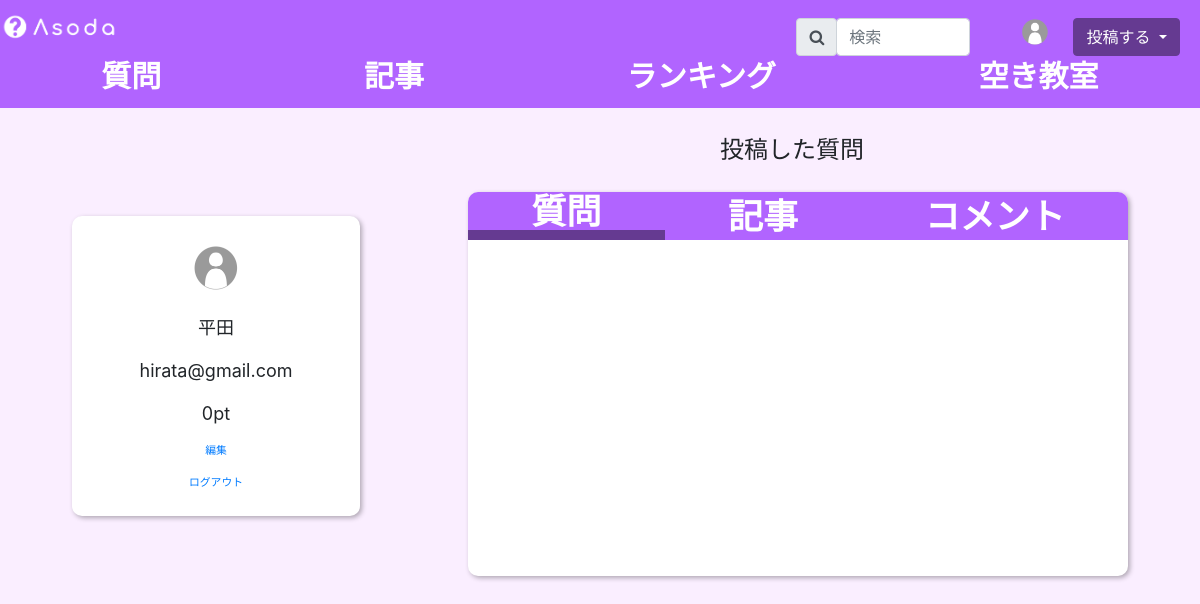
The app's page /src/profile_question.php (signed in) with its own data.
### tables this page shows
CREATE TABLE users(
  user_id       INT AUTO_INCREMENT,
  user_name     VARCHAR(128) NOT NULL,
  user_icon     VARCHAR(128) DEFAULT './images/default_icon.png',
  user_mail     VARCHAR(128) NOT NULL UNIQUE,
  user_pass     VARCHAR(256) NOT NULL,
  user_point    INT NOT NULL DEFAULT 0,
  point_sum     INT NOT NULL DEFAULT 0,
  user_level    INT NOT NULL DEFAULT 0,
  user_profile  VARCHAR(300) NOT NULL,
  thema_color_id     INT NOT NULL DEFAULT 1,
  PRIMARY KEY (user_id),
  FOREIGN KEY(thema_color_id) REFERENCES thema_colors(thema_color_id)
);

### src/dao/users.php (called while the page is built, shortened)
<?php
  class Users{
    private $pdo;
    public function __construct() {
      require_once('connection.php');
      $connection = new Connection();
      $this->pdo = $connection->getPdo();
    }
    public function getUserIconPathById($id){
      $sql = "SELECT user_icon FROM users WHERE user_id=?";
      $ps = $this->pdo->prepare($sql);
      $ps->bindValue(1, $id, PDO::PARAM_INT);
      $ps->execute();
      $result = $ps->fetchAll(PDO::FETCH_ASSOC);
      if(empty($result)){
        echo '指定したIDに該当するデータはありません。';
      }else{
        foreach($result as $row){
          $imagePath=$row['user_icon'];
        }
      }
      return $imagePath;
    }
  }
?>

### src/dao/connection.php (called while the page is built, shortened)
<?php
  class Connection {
    private $pdo;
    private $dsn = 'mysql:dbname=asoda;host=localhost';
    private $username = 'root';
    private $password = 'root';
    public function __construct() {
      try{
        $this->pdo = new PDO($this->dsn, $this->username, $this->password);
      }catch (PDOException $e){
        print('Error:'.$e->getMessage());
        die();
      }
    }
    public function getPdo(){
      return $this->pdo;
    }
  }
?>

### src/profile_question.php (the view, shortened to what this page needs)
<?php
function h($s){
  return htmlspecialchars($s, ENT_QUOTES, 'utf-8');
}
$id=$_SESSION['user_id'];
  $pdo = new PDO(DSN, DB_USER, DB_PASS);
  $stmt = $pdo->prepare('select * from users where user_id = ?');
  $stmt->execute([$id]);
  $row = $stmt->fetch(PDO::FETCH_ASSOC);
?>
<!DOCTYPE html>
<html lang="ja">
<head>
  <link rel="stylesheet"  href="./css/Profile_question.css?<?php echo date('YmdHis'); ?>">
  <link rel="stylesheet" href="https://stackpath.bootstrapcdn.com/bootstrap/4.5.0/css/bootstrap.min.css">
  <link rel="stylesheet" href="https://cdnjs.cloudflare.com/ajax/libs/font-awesome/4.7.0/css/font-awesome.min.css">
</head>
<body class="body">
    <div class="header_size">
      <?php
        require_once('./dao/Users.php');
        $users = new Users;
        if (!empty($_SESSION['user_id'])) {
          $USESR_ID = $_SESSION['user_id'];
          $userIconPath = $users->getUserIconPathById($USESR_ID);
        }
      ?>
      <div class="horizontal">
        <a href="./questiontimeline.php">
          <img class="logo" src="./images/logo.png" height="60" alt="ロゴ">
        </a>
        <div class="right">
          <div class="input-group mb-3 search" >
            <form action="./search_result.php" method="GET" id="search-form">
                <div class="horizontal">
                  <div class="input-group-prepend search-icon">
                    <button type="submit" class="input-group-text" id="search-button">
                    <i class="fa fa-search"></i>
                    </button>
                  </div>
                  <input type="text" name="keyword" class="col-8 form-control" placeholder="検索" aria-label="検索" aria-describedby="basic-addon2">
                </div>
              </form>
          </div>
          <a href="./profile_question.php" class="circle">
            <?php
                  if (!empty($userIconPath)) {
                    echo '<img src="' . $userIconPath . '" alt="ユーザアイコン" style="width: 30px;">';
                  } else {
                    echo '<a href="login.php" class="login_atag">ログイン</a>';
                  }
              ?>
          </a>
          <div class="dropdown">
            <button class="btn btn-purple dropdown-toggle" type="button" id="dropdownMenuButton" data-toggle="dropdown" aria-haspopup="true" aria-expanded="false">
              投稿する
            </button>
          </div>
        </div>
      </div>
      <div class="horizontal">
        <a href="./questiontimeline.php" class="text">質問</a>
        <a href="./articlelist.php" class="text">記事</a>
        <a href="./Ranking.php" class="text">ランキング</a>
        <a href="./classroom.php" class="text">空き教室</a>
      </div>
    </div>
<div class="profile">
    <div class="profile_area">
      <div class="circle_area">
        <img src="./<?= $userIconPath ?>" alt="ユーザアイコン" style="width: 50px;">
      </div>
      <?php
      echo"<p class='user_name'>".h($row['user_name'])."</p>";
      echo"<p class='user_mail'>".h($row['user_mail'])."</p>";
      echo"<p class='user_point'>".h($row['user_point'])."pt</p>";
      ?>
      <a href='./profile_edit.php' class="link1">編集</a>
      <a href='./logout.php' class="link1">ログアウト</a>
    </div>
    <div class="my_area">
      <p class="p1">投稿した質問</p>
      <div class="question_area">
          <div class="horizontal1">
            <a href="#" class="text2">質問</a>
            <a href="profile_kizi.php" class="text1 ">記事</a>
            <a href="profile_coment.php" class="text1 ">コメント</a>
          </div>
          <div class="naiyou_area">
          </div>
      </div>
    </div>
</div>
</body>
</html>

### src/css/Profile_question.css (style rules this page uses)
.body { padding: 0; margin: 0; background-color: #FAEEFF; }
.profile { display: flex; }
.profile_area { width: 24vw; height: 25vw; background-color: white; border-radius: 10px; box-shadow: 2px 2px 5px rgba(0, 0, 0, 0.3); margin-top: 9vw; margin-left: 6vw; }
.circle_area { display: flex; justify-content: center; align-items: center; margin-top: 2.5vw; }
.user_name { font-size: 1.5vw; font-weight: 0.8vw; text-align: center; margin-top: 2vw; }
.user_mail { font-size: 1.5vw; font-weight: 0.8vw; text-align: center; margin-top: 1vw; }
.user_point { font-size: 1.5vw; font-weight: 0.8vw; text-align: center; margin-top: 1vw; }
.p1 { display: flex; font-size: 2vw; font-weight: 1vw; margin-top: 2vw; margin-left: 30vw; }
.question_area { width: 55vw; height: 32vw; background-color: white; margin-top: 2vw; margin-left: 9vw; border-radius: 10px; box-shadow: 2px 2px 5px rgba(0, 0, 0, 0.3); }
.horizontal1 { display: flex; text-align: center; background-color: #B164FF; height: 4vw; border-radius: 10px 10px 0 0; }
.text1 { color: white; font-size: 35px; font-weight: bold; flex-grow: 1; display: flex; justify-content: center; align-items: center; }
.text2 { color:white; font-size: 35px; font-weight: bold; flex-grow: 1; display: flex; justify-content: center; align-items: center; text-decoration: none; border-bottom: 10px solid #653A91; }
.naiyou_area { width: 55vw; height: 28vw; overflow: auto; }

### src/profile_question.php (style rules this page uses)
.btn-purple { background-color: #653A91; border-color: #653A91; color: #fff; }
.header_size { background-color: #b164ff; }
.horizontal { display: flex; text-align: center; height: 4.5vw; }
.search { width: 200px; height: 37px; margin-right: 20px; }
.right { margin-left: auto; display: flex; margin-top: 1.5vw; }
.text { color: white; font-size: 30px; font-weight: bold; flex-grow: 1; }
.circle { width: 37px; height: 37px; border-radius: 50%; margin-right: 20px; }
.btn-purple { background-color: #653a91; color: #fff; }
.btn { margin-right: 20px; }
.logo { margin-top: 0.9vw; width: 10vw; height: 2.7vw; }
.search-icon { height: 38px; }
.link1 { text-decoration: none; font-size: 0.9vw; font-weight: 0.2vw; text-align: center; margin-top: 1.3vw; display: flex; justify-content: center; align-items: center; }

### records on screen
users: user_icon (placeholder picture), user_name "平田", user_mail "hirata@gmail.com", user_point "0"
